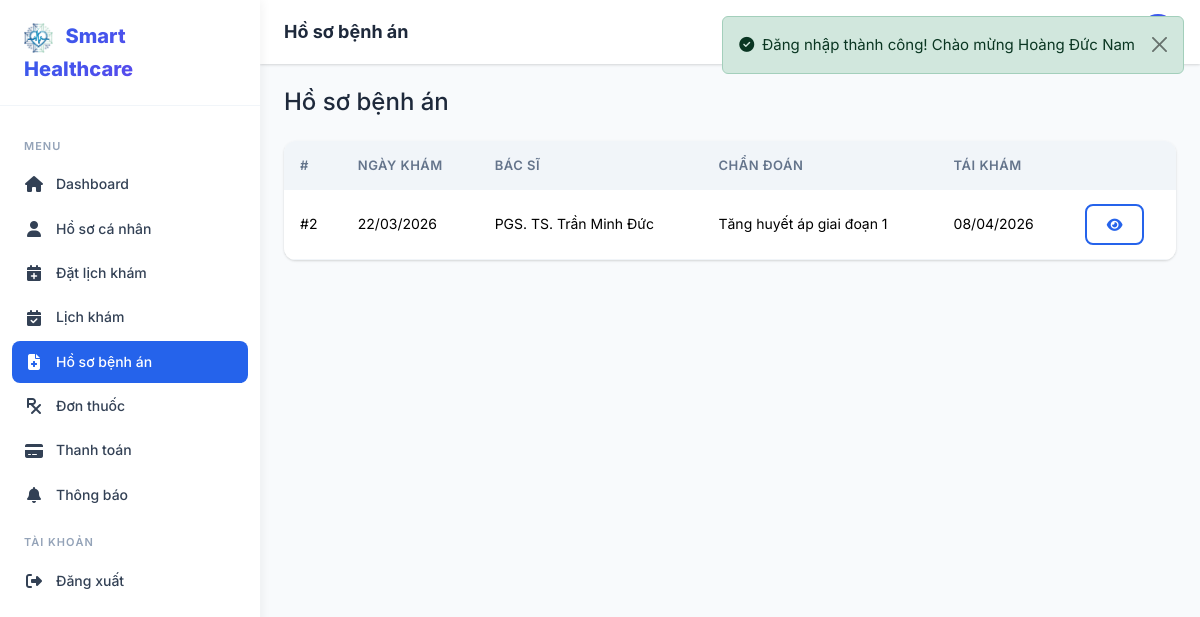
Page /patient/medical-records (signed in) on the committed database.
### tables this page shows
CREATE TABLE medical_records (
    id INT AUTO_INCREMENT PRIMARY KEY,
    appointment_id INT NOT NULL,
    patient_id INT NOT NULL,
    doctor_id INT NOT NULL,
    diagnosis TEXT DEFAULT NULL,
    symptoms TEXT DEFAULT NULL,
    treatment TEXT DEFAULT NULL,
    notes TEXT DEFAULT NULL,
    follow_up_date DATE DEFAULT NULL,
    created_at TIMESTAMP DEFAULT CURRENT_TIMESTAMP,
    updated_at TIMESTAMP DEFAULT CURRENT_TIMESTAMP ON UPDATE CURRENT_TIMESTAMP,
    INDEX idx_medrec_patient (patient_id),
    INDEX idx_medrec_doctor (doctor_id),
    FOREIGN KEY (appointment_id) REFERENCES appointments(id) ON DELETE CASCADE,
    FOREIGN KEY (patient_id) REFERENCES patients(id) ON DELETE CASCADE,
    FOREIGN KEY (doctor_id) REFERENCES doctors(id) ON DELETE CASCADE
);

CREATE TABLE users (
    id INT AUTO_INCREMENT PRIMARY KEY,
    role_id INT NOT NULL,
    email VARCHAR(255) NOT NULL UNIQUE,
    password VARCHAR(255) NOT NULL,
    full_name VARCHAR(255) NOT NULL,
    phone VARCHAR(20) DEFAULT NULL,
    avatar VARCHAR(500) DEFAULT NULL,
    status ENUM('active','inactive','banned') DEFAULT 'active',
    created_at TIMESTAMP DEFAULT CURRENT_TIMESTAMP,
    updated_at TIMESTAMP DEFAULT CURRENT_TIMESTAMP ON UPDATE CURRENT_TIMESTAMP,
    INDEX idx_users_email (email),
    INDEX idx_users_role (role_id),
    INDEX idx_users_status (status),
    FOREIGN KEY (role_id) REFERENCES roles(id) ON DELETE RESTRICT
);

### app/controllers/PatientController.php (called while the page is built, shortened)
<?php
class PatientController extends Controller
{
    public function medicalRecords(): void
    {
        $patient = (new Patient())->findByUserId(Auth::id());
        $records = $patient ? (new MedicalRecord())->byPatient($patient['id']) : [];
        $this->view('patient/medical_records', [
            'title'   => 'Hồ sơ bệnh án',
            'records' => $records,
        ], 'dashboard');
    }
}

### public/index.php (called while the page is built, shortened)
<?php
spl_autoload_register(function ($class) {
    $paths = [
        APP_PATH . '/core/' . $class . '.php',
        APP_PATH . '/models/' . $class . '.php',
        APP_PATH . '/controllers/' . $class . '.php',
    ];
    foreach ($paths as $path) {
        if (file_exists($path)) {
            return;
        }
    }
});
require_once APP_PATH . '/helpers/functions.php';
$url = isset($_GET['url']) ? rtrim($_GET['url'], '/') : '';
$router = new Router();
$router->dispatch($url);

### app/core/Auth.php (called while the page is built, shortened)
<?php
class Auth
{
    public static function id(): ?int
    {
        return $_SESSION['user_id'] ?? null;
    }
}

### app/core/Model.php (called while the page is built, shortened)
<?php
class Model
{
    protected static ?PDO $db = null;
    protected string $table = '';
    public static function setDatabase(PDO $pdo): void
    {
        self::$db = $pdo;
    }
    protected function db(): PDO
    {
        return self::$db;
    }
    public function findBy(string $column, $value): ?array
    {
        $stmt = $this->db()->prepare("SELECT * FROM {$this->table} WHERE {$column} = ?");
        $stmt->execute([$value]);
        $result = $stmt->fetch();
        return $result ?: null;
    }
    public function query(string $sql, array $params = []): array
    {
        $stmt = $this->db()->prepare($sql);
        $stmt->execute($params);
        return $stmt->fetchAll();
    }
}

### app/models/Patient.php (called while the page is built, shortened)
<?php
class Patient extends Model
{
    public function findByUserId(int $userId): ?array
    {
        return $this->findBy('user_id', $userId);
    }
}

### app/models/MedicalRecord.php (called while the page is built, shortened)
<?php
class MedicalRecord extends Model
{
    public function byPatient(int $patientId): array
    {
        return $this->query(
            "SELECT mr.*, ud.full_name as doctor_name, s.name as specialty_name
             FROM medical_records mr
             JOIN doctors d ON mr.doctor_id = d.id
             JOIN users ud ON d.user_id = ud.id
             LEFT JOIN specialties s ON d.specialty_id = s.id
             WHERE mr.patient_id = ?
             ORDER BY mr.created_at DESC",
            [$patientId]
        );
    }
}

### app/helpers/functions.php (called while the page is built, shortened)
<?php
function e(?string $value): string
{
    return htmlspecialchars($value ?? '', ENT_QUOTES, 'UTF-8');
}
function url(string $path = ''): string
{
    return BASE_URL . $path;
}
function format_date(?string $date): string
{
    return date('d/m/Y', strtotime($date));
}
function truncate(string $text, int $length = 100): string
{
    if (mb_strlen($text) <= $length) return e($text);
    return e(mb_substr($text, 0, $length)) . '...';
}

### app/views/patient/medical_records.php (the view, shortened to what this page needs)
<h4 class="mb-4">Hồ sơ bệnh án</h4>
<div class="table-custom"><div class="table-responsive"><table class="table">
    <thead><tr><th>#</th><th>Ngày khám</th><th>Bác sĩ</th><th>Chẩn đoán</th><th>Tái khám</th><th></th></tr></thead>
    <tbody>
        <?php foreach ($records as $r): ?>
        <tr><td>#<?= $r['id'] ?></td><td><?= format_date($r['created_at']) ?></td><td><?= e($r['doctor_name'] ?? '') ?></td><td><?= truncate($r['diagnosis'] ?? '', 60) ?></td><td><?= $r['follow_up_date'] ? format_date($r['follow_up_date']) : '-' ?></td>
        <td><a href="<?= url('/patient/medical-records/' . $r['id']) ?>" class="btn btn-sm btn-outline-primary"><i class="fas fa-eye"></i></a></td></tr>
        <?php endforeach; ?>
    </tbody>
</table></div></div>

### app/core/Router.php (shortened to what this page needs)
<?php
class Router
{
    private array $routes = [];
    private function addRoute(string $method, string $uri, string $action): void
    {
        $pattern = preg_replace('/\{([a-zA-Z_]+)\}/', '(?P<$1>[^/]+)', $uri);
        $pattern = '#^' . $pattern . '$#';
        $this->routes[] = [
            'method'  => $method,
            'pattern' => $pattern,
            'action'  => $action,
        ];
    }
    public function dispatch(string $url): void
    {
        $method = $_SERVER['REQUEST_METHOD'];
        foreach ($this->routes as $route) {
            if ($route['method'] !== $method) continue;
            if (preg_match($route['pattern'], $url, $matches)) {
                $params = array_filter($matches, 'is_string', ARRAY_FILTER_USE_KEY);
                [$controllerName, $actionName] = explode('@', $route['action']);
                $controller = new $controllerName();
                call_user_func_array([$controller, $actionName], $params);
                return;
            }
        }
    }
}

### assets/css/style.css (style rules this page uses)
:root { --primary: #2563eb; --primary-dark: #1d4ed8; --primary-light: #dbeafe; --accent: #10b981; --accent-dark: #059669; --danger: #ef4444; --warning: #f59e0b; --info: #06b6d4; --dark: #1e293b; --dark-2: #334155; --gray: #64748b; --gray-light: #94a3b8; --light: #f1f5f9; --lighter: #f8fafc; --white: #ffffff; --shadow: 0 1px 3px rgba(0,0,0,.1), 0 1px 2px rgba(0,0,0,.06); --shadow-md: 0 4px 6px rgba(0,0,0,.07), 0 2px 4px rgba(0,0,0,.06); --shadow-lg: 0 10px 15px rgba(0,0,0,.1), 0 4px 6px rgba(0,0,0,.05); --radius: 0.75rem; --radius-sm: 0.5rem; --sidebar-width: 260px; --topbar-height: 64px; --transition: all 0.3s ease; --font: 'Inter', -apple-system, BlinkMacSystemFont, sans-serif; --gradient-primary: linear-gradient(135deg, #2563eb 0%, #7c3aed 100%); --gradient-accent: linear-gradient(135deg, #10b981 0%, #06b6d4 100%); --gradient-hero: linear-gradient(135deg, #1e3a8a 0%, #7c3aed 50%, #2563eb 100%); }
* { margin: 0; padding: 0; box-sizing: border-box; }
body { font-family: var(--font); font-size: 0.9375rem; color: var(--dark); background: var(--lighter); line-height: 1.6; -webkit-font-smoothing: antialiased; }
a { color: var(--primary); text-decoration: none; transition: var(--transition); }
.table-custom { border-radius: var(--radius); overflow: hidden; box-shadow: var(--shadow); background: var(--white); }
.table-custom .table { margin: 0; }
.table-custom .table thead th { background: var(--light); font-weight: 600; font-size: 0.8125rem; text-transform: uppercase; letter-spacing: 0.5px; color: var(--gray); border: none; padding: 0.875rem 1rem; }
.table-custom .table td { padding: 0.875rem 1rem; vertical-align: middle; border-color: var(--light); font-size: 0.875rem; }
.btn { border-radius: var(--radius-sm); font-weight: 600; font-size: 0.875rem; padding: 0.5rem 1.25rem; transition: var(--transition); }
.btn-outline-primary { border: 2px solid var(--primary); color: var(--primary); }

### rows in the picture
medical_records: id "2", created_at "22/03/2026", users.full_name "PGS. TS. Trần Minh Đức", diagnosis "Tăng huyết áp giai đoạn 1", follow_up_date "08/04/2026"
